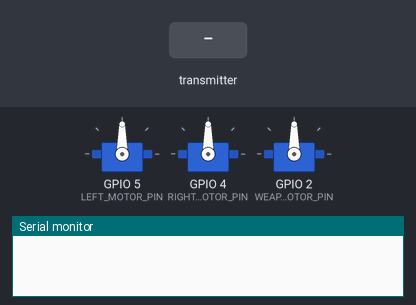
Simulated run of this sketch. Board: ESP32-C3. Shown: 3 × servo, the last lines printed to the serial monitor. Inputs (shaded band) come from the test bench.

Above: at 1.2 s.
1.3 s: the transmitter starts sending motor_left = 0
At 2.5 s:
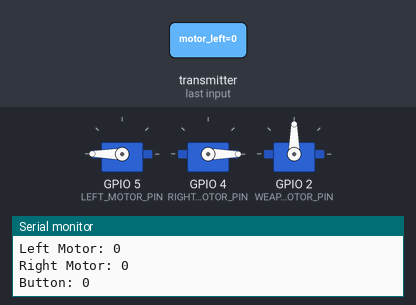
2.8 s: the transmitter starts sending motor_right = 1024
At 3.6 s:
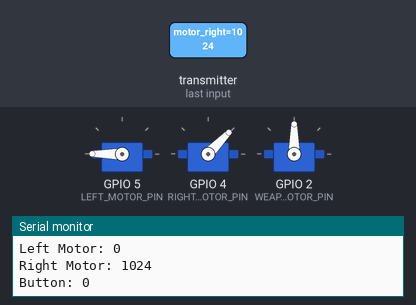
4.3 s: the transmitter starts sending button = 1
At 4.8 s:
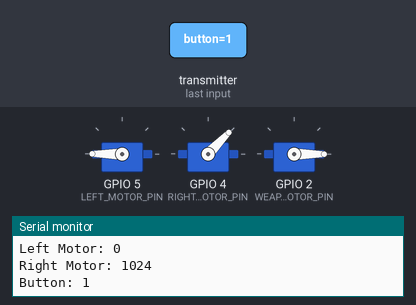
5.8 s: the transmitter starts sending motor_left = 1024
At 7.0 s:
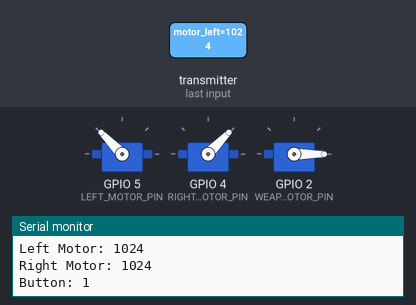
7.3 s: the transmitter starts sending motor_right = 2048
At 8.3 s:
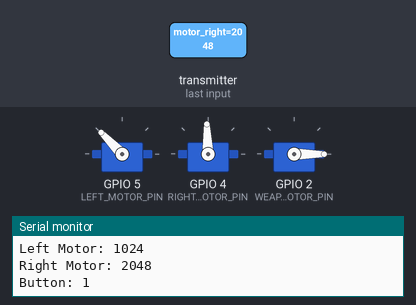
8.8 s: the transmitter starts sending button = 0
At 9.4 s:
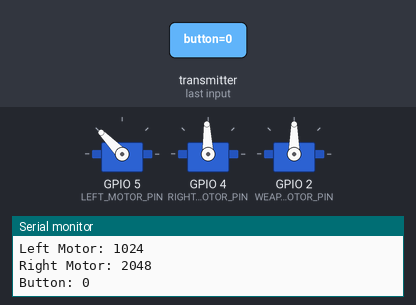
Timing chart, 0 to 11.3 s (numbered marks = the images above; inputs shaded):
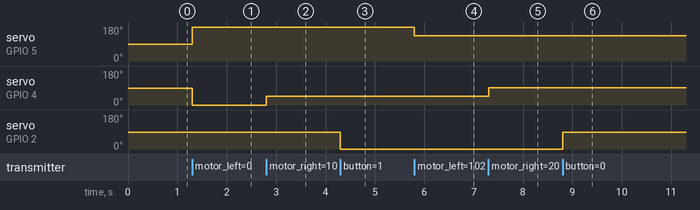

Measured:
- after the input at 1.3 s, servo on GPIO 5 (LEFT_MOTOR_PIN): 90° → 180° at once; servo on GPIO 4 (RIGHT_MOTOR_PIN): 90° → 0° at once
- after the input at 2.8 s, servo on GPIO 4 (RIGHT_MOTOR_PIN): 0° → 46° at once
- after the input at 4.3 s, servo on GPIO 2 (WEAPON_MOTOR_PIN): 90° → 0° at once
- after the input at 5.8 s, servo on GPIO 5 (LEFT_MOTOR_PIN): 180° → 134° at once
- after the input at 7.3 s, servo on GPIO 4 (RIGHT_MOTOR_PIN): 46° → 92° at once
- after the input at 8.8 s, servo on GPIO 2 (WEAPON_MOTOR_PIN): 0° → 90° at once

The sketch:

RobotLogicESPMini2Joysticks.ino
```cpp
/*
Board type: ESP32C3 Dev Module
USB CDC On Boot: Enabled
Flash Mode: QIO
JTAG Adapter: Integrated USB JTAG
Partition Schema: Minimal SPIFFS

To flash, if necessary, hold BOOT button, press RST button and relase BOOT button
*/

#include <esp_now.h>
#include <WiFi.h>
#include <ESP32Servo.h>
#include <esp_wifi.h>

#define LEFT_MOTOR_PIN 5
#define RIGHT_MOTOR_PIN 4
#define WEAPON_MOTOR_PIN 2

// MAC address to set for the receiver
uint8_t newMACAddress[] = {0xFF, 0xFF, 0xFF, 0xFF, 0xFF, 0xFF};

// Structure to receive data
// Must match the sender structure
typedef struct MotorData {
  int motor_left;
  int motor_right;
  int button;
} MotorData;

// Create a struct_message
MotorData myMotors;

// Because of the servo library, the engine speed goes from 0 to 180:
// 0 -> full speed backwards
// 90 -> motor is stopped
// 180 -> full sped straight
Servo leftMotor;  // create servo object to control left motor
Servo rightMotor;  // create servo object to control right motor
Servo weapon;

bool weaponOn = false;


// callback function that will be executed when data is received
void OnDataRecv(const uint8_t * mac, const uint8_t *incomingData, int len) {
  memcpy(&myMotors, incomingData, sizeof(myMotors));

  // Print data received by remote control
  Serial.print("Bytes received: ");
  Serial.println(len);
  Serial.print("Left Motor: ");
  Serial.println(myMotors.motor_left);
  Serial.print("Right Motor: ");
  Serial.println(myMotors.motor_right);
  Serial.print("Button: ");
  Serial.println(myMotors.button);
  Serial.println();


  int leftSpeed = 0;
  int rightSpeed = 0;

  // map joystick values to -2000 +2000 range
  int left = map(myMotors.motor_left, 0, 4000, -2000, 2000);
  int right = map(myMotors.motor_right, 0, 4000, -2000, 2000);

  // compute left motor speed
  // use high tolerance due to low joystick precision
  if (myMotors.motor_left < 1500 || myMotors.motor_left > 2000) {
    leftSpeed = map(left, -2000, 2000, 0, 180);
    // This is need because the left motor is 180 degree compared to the right one, so the setting the same value makes them going to opposite direction
    leftSpeed = 180 - leftSpeed;
  }
  else {
    Serial.println("Stop left motor");
    leftSpeed = 90;
  }

  // compute right motor speed
  // use high tolerance due to low joystick precision
  if ( myMotors.motor_right < 1500 || myMotors.motor_right > 2000) {
    rightSpeed = map(right, -2000, 2000, 0, 180);
  }
  else {
    Serial.println("Stop right motor");
    rightSpeed = 90;
  }

  // Set motors speed
  rightMotor.write(rightSpeed);
  leftMotor.write(leftSpeed);

  // Activate/Deactivate weapon based on button state
  if (myMotors.button == 1)
  {
    weapon.write(0);
  }
  else {
    weapon.write(90);
  }
}

void setup() {
  // Initialize Serial Monitor
  Serial.begin(115200);

  // Set device as a Wi-Fi Station
  WiFi.mode(WIFI_STA);

  // Change ESP32 Mac Address to the one of the ESP2866 for consisentcy
  esp_wifi_set_mac(WIFI_IF_STA, &newMACAddress[0]);

  // Init ESP-NOW
if (esp_now_init() != 0) {
    Serial.println("Error initializing ESP-NOW");
    return;
  }

  // Attach pin to servo objects
  leftMotor.attach(LEFT_MOTOR_PIN,1000,2000);
  rightMotor.attach(RIGHT_MOTOR_PIN,1000,2000);
  weapon.attach(WEAPON_MOTOR_PIN,1000,2000);

  // Register callback function AKA what to do when data is received
  esp_now_register_recv_cb(esp_now_recv_cb_t(OnDataRecv));
}

void loop() {

}
```
